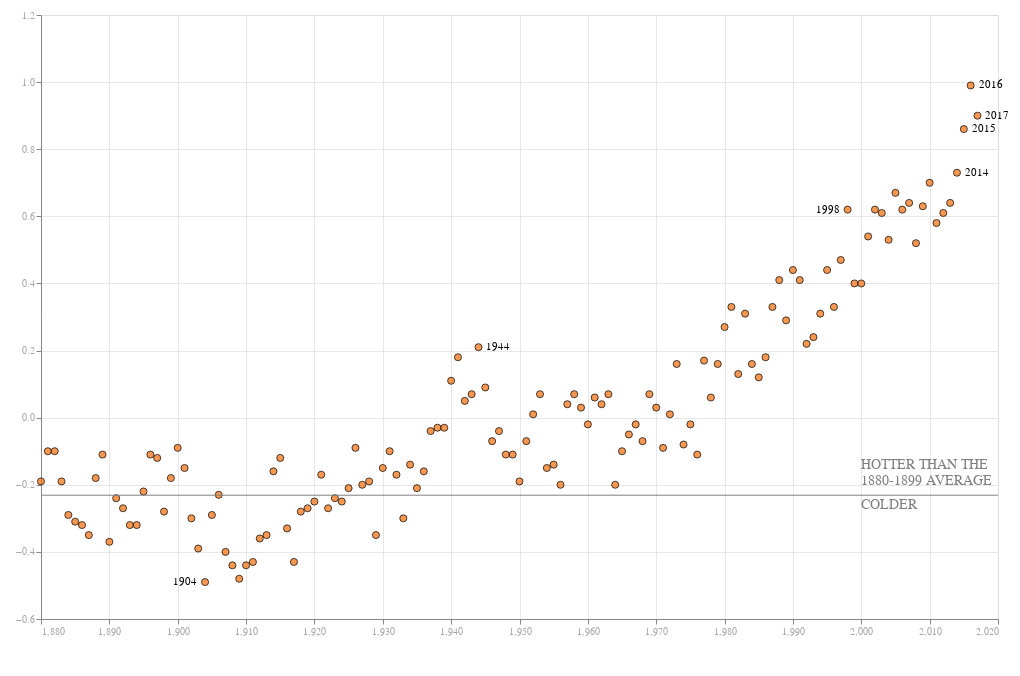

Write notebook code for a chart like this one.
### Markdown cell above
res

### Code cell
res

### Figure 1 — Vega-Lite specification as saved in the notebook (floating-point values rounded to 4 significant figures; data arrays with more than 128 entries replaced by an {"elided": "..."} marker saying what was removed)
{"config": {"view": {"continuousWidth": 400, "continuousHeight": 300}, "axis": {"labelColor": "grey"}}, "layer": [{"data": {"name": "data-5cba552e0fd77e6cbafb6fd4c5c45f10"}, "mark": {"type": "circle", "color": "#f26c08", "size": 50, "stroke": "black", "strokeWidth": 1}, "encoding": {"x": {"type": "quantitative", "axis": {"gridOpacity": 0.7, "labelOpacity": 0.7, "tickCount": 12, "title": ""}, "field": "Year", "scale": {"domain": [1880.0, 2017.0]}}, "y": {"type": "quantitative", "axis": {"gridOpacity": 0.7, "labelOpacity": 0.7, "tickCount": 7, "title": ""}, "field": "J-D", "scale": {"domain": [-0.5635, 1.139]}}}}, {"data": {"name": "data-b428f60390c50dc08aa3145372a64145"}, "mark": {"type": "text", "color": "black", "dx": 20, "dy": 0}, "encoding": {"text": {"type": "quantitative", "field": "Year"}, "x": {"type": "quantitative", "field": "Year", "scale": {"domain": [1880.0, 2017.0]}}, "y": {"type": "quantitative", "field": "J-D"}}}, {"data": {"name": "data-02f51c34780d3e3891ed7898e0a738ce"}, "mark": {"type": "text", "color": "black", "dx": -20, "dy": 0}, "encoding": {"text": {"type": "quantitative", "field": "Year"}, "x": {"type": "quantitative", "field": "Year", "scale": {"domain": [1880.0, 2017.0]}}, "y": {"type": "quantitative", "field": "J-D"}}}, {"data": {"name": "data-b87269e408648ac9adaaadaca39630f7"}, "mark": {"type": "rule", "color": "grey"}, "encoding": {"y": {"type": "quantitative", "field": "y"}}}, {"data": {"name": "data-cddad68079ae4ed8c3fd8f01778c0f8e"}, "mark": {"type": "text", "align": "left", "baseline": "middle", "color": "grey", "dy": -30, "fontSize": 14, "lineBreak": "\n", "text": "HOTTER THAN THE\n 1880-1899 AVERAGE"}, "encoding": {"x": {"type": "quantitative", "field": "x"}, "y": {"type": "quantitative", "field": "y"}}}, {"data": {"name": "data-cddad68079ae4ed8c3fd8f01778c0f8e"}, "mark": {"type": "text", "align": "left", "baseline": "middle", "color": "grey", "dy": 10, "fontSize": 14, "lineBreak": "\n", "text": "COLDER"}, "encoding": {"x": {"type": "quantitative", "field": "x"}, "y": {"type": "quantitative", "field": "y"}}}], "height": 604, "padding": {"left": 15, "top": 10, "right": 10, "bottom": 40}, "width": 957, "$schema": "https://vega.github.io/schema/vega-lite/v4.8.1.json", "datasets": {"data-5cba552e0fd77e6cbafb6fd4c5c45f10": {"elided": "138 records"}, "data-b428f60390c50dc08aa3145372a64145": [{"Year": 1944, "J-D": 0.21}, {"Year": 2014, "J-D": 0.73}, {"Year": 2015, "J-D": 0.86}, {"Year": 2016, "J-D": 0.99}, {"Year": 2017, "J-D": 0.9}], "data-02f51c34780d3e3891ed7898e0a738ce": [{"Year": 1904, "J-D": -0.49}, {"Year": 1998, "J-D": 0.62}], "data-b87269e408648ac9adaaadaca39630f7": [{"y": -0.2311}], "data-cddad68079ae4ed8c3fd8f01778c0f8e": [{"y": -0.2311, "x": 2000}]}}
